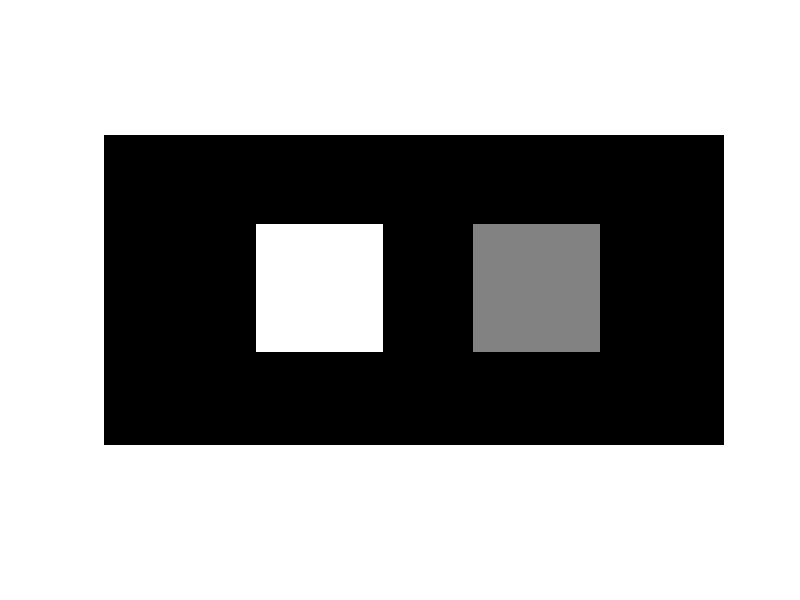
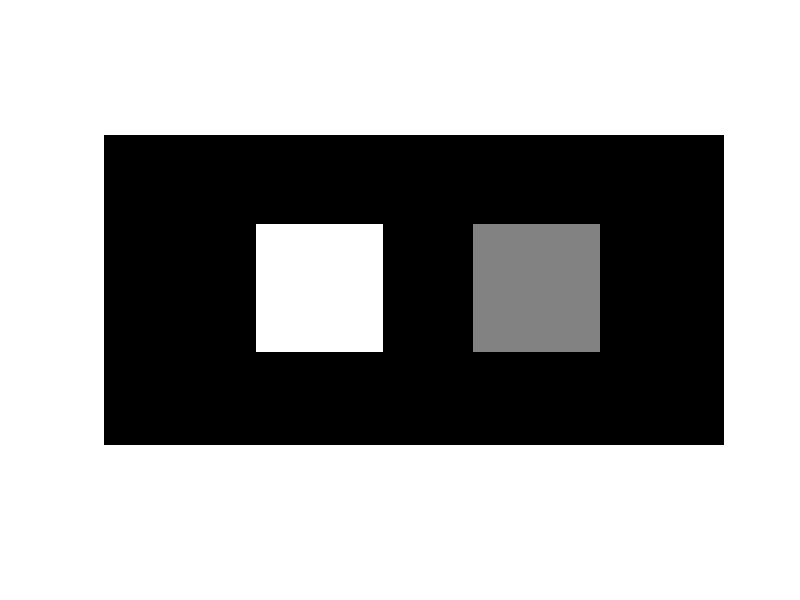

MATLAB code to generate these figures, in order: (Note: this script raises an error after producing the figures.)
% Aula 1 de SVPI
% Alexandre da Rocha Rodrigues
% NMec: 92993

exlist = {
    'ex1a',
    'ex1b',
    'ex2a',
    'ex2b',
    'ex3a',
    'ex3b',
    'ex3c',
    'ex3d',
    'ex4a',
    'ex4b',
    'ex4c',
    'ex4d',
    'ex4e',
    'ex5'
};

if ismember('ex1a',exlist)
%% Ex1a
close
Z = zeros(100,200);
imshow(Z);
end
if ismember('ex1b',exlist)
%% Ex1b
close
Z = zeros(100,200);
Z(30:70, 50:90) = 255;
imshow(Z)
end
if ismember('ex2a',exlist)
%% Ex2a

Z = zeros(100,200);
Z(30:70, 50:90) = 255;
Z(30:70, 120:160) = 128;
imshow(Z)

end
if ismember('ex2b',exlist)
%% Ex2b

Z = zeros(100,200);
Z(30:70, 50:90) = 1;
Z(30:70, 120:160) = 0.5;
imshow(Z)

figure(2)
Z = zeros(100,200,'uint8');
Z(30:70, 50:90) = 255;
Z(30:70, 120:160) = 128;
imshow(Z)

whos Z
end

if ismember('ex3b',exlist)
%% Ex3b 
close all
Z = zeros(100,200);
Z = AddSquare(Z,20,30);
imshow(Z)

end

if ismember('ex3c',exlist)
%% Ex3c

Z = zeros(100,200);
for cc=10:20:180
    Z = AddSquare(Z,10,cc);
end
imshow(Z)

end
if ismember('ex3d',exlist)
%% Ex3d

Z = zeros(100,200);
for ll=10:20:100
    for cc=10:20:200
        Z = AddSquare(Z,ll,cc);
    end
end
imshow(Z)

end

if ismember('ex4a',exlist)
%% Ex4a
Z = zeros(100,200);
x0 = 50;
y0 = 60;
r = 20;

for x=1:100
    for y=1:100
        if (x-x0)^2 + (y-y0)^2 <= r^2
            Z(y,x) = 1;
        end
    end
end
imshow(Z)


end

if ismember('ex4b',exlist)
%% Ex4b

Z = zeros(100,200);
x0 = 50;
y0 = 60;
r = 20;
x = 1:size(Z,2);
y = 1:size(Z,1);

[X,Y] = meshgrid(x,y);
C = ((X-x0).^2 + (Y-y0).^2 <= r*r);
Z(C) = 1;
imshow(Z) 

end

if ismember('ex4d',exlist)
%% Ex4d
Z = zeros(100,200);

for ll=13:25:100
    for cc=13:25:200
        Z = AddCircle(Z,cc,ll,11);
    end
end
imshow(Z)


end

if ismember('ex4e',exlist)
%% Ex4e

Z = zeros(100,200);

for ll=13:25:100
    for cc=13:25:200
        Z = AddCircle(Z,cc,ll,rand()*11);
    end
end
imshow(Z)

end

if ismember('ex5',exlist)
%% Ex4e

Z = zeros(1000,2000);
x0 = 50;
y0 = 60;
% r = 20;
x = 1:size(Z,2);
y = 1:size(Z,1);

[X,Y] = meshgrid(x,y);
C = (((X-x0).^2 + (Y-y0).^2 - 1).^3 - (X-x0).^2.*(Y-y0).^3 <= 0);
Z(C) = 1;
flipud(Z);
imshow(Z) 





end








